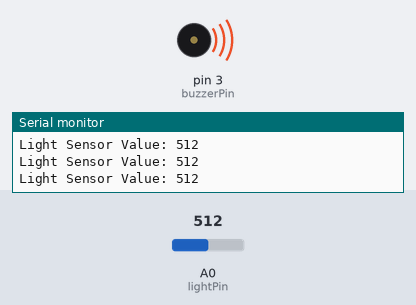
Recording of a sketch running on a simulated Arduino Uno, built with avr-gcc and run on an emulated ATmega328P. On the bench: buzzer (waves = sounding, pin HIGH), the last lines printed to the serial monitor. The test bench sets the inputs (shaded band); at power-on: A0 (lightPin) = 512.

Above: at 1.3 s.
1.4 s: A0 (lightPin) set to 492
At 2.1 s:
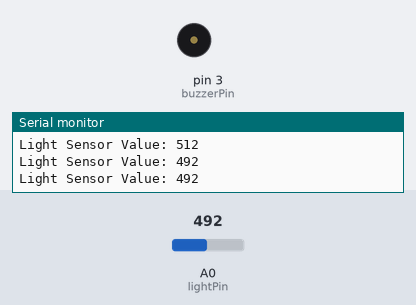
3.0 s: A0 (lightPin) set to 510
At 4.2 s:
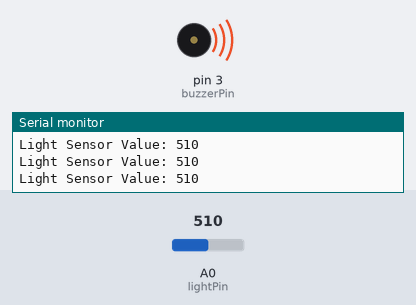
4.5 s: A0 (lightPin) set to 490
At 5.6 s:
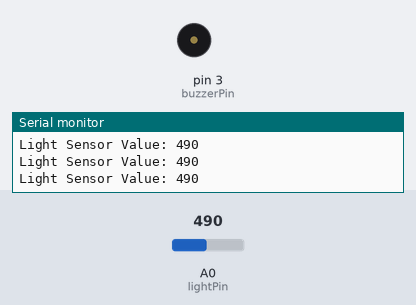
Timing chart, 0 to 7.5 s (numbered marks = the images above; inputs shaded):
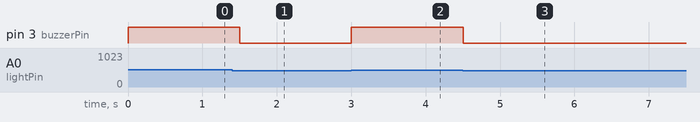

The sketch:

flame_sensor_using_photo_resistor.ino
```cpp
// Define pin numbers for photoresistor and buzzer
const int lightPin = A0;  // Analog pin for photoresistor
const int buzzerPin = 3; // Digital pin for buzzer

// Define threshold for light detection
const int lightThreshold = 500; // Adjust based on sensor calibration

void setup() {
  // Initialize serial communication
  Serial.begin(9600);

  // Initialize buzzer pin as output
  pinMode(buzzerPin, OUTPUT);

  // Turn off the buzzer initially
  digitalWrite(buzzerPin, LOW);
}

void loop() {
  // Read the value from the photoresistor
  int lightValue = analogRead(lightPin);

  // Print the sensor value to the serial monitor
  Serial.print("Light Sensor Value: ");
  Serial.println(lightValue);

  // Check if the light value exceeds the threshold
  if (lightValue > lightThreshold) {
    // Turn on the buzzer
    digitalWrite(buzzerPin, HIGH);
  } else {
    // Turn off the buzzer
    digitalWrite(buzzerPin, LOW);
  }

  // Delay for a short period
  delay(500);
}
```

Measured:
- the behaviour switches between 501 and 500 on A0 (lightPin) (found by bisection; images 0 and 1)
- after the input at 1.4 s, pin 3 (buzzerPin): HIGH → LOW after 0.10 s
- after the input at 3.0 s, pin 3 (buzzerPin): LOW → HIGH at once
- after the input at 4.5 s, pin 3 (buzzerPin): HIGH → LOW at once
